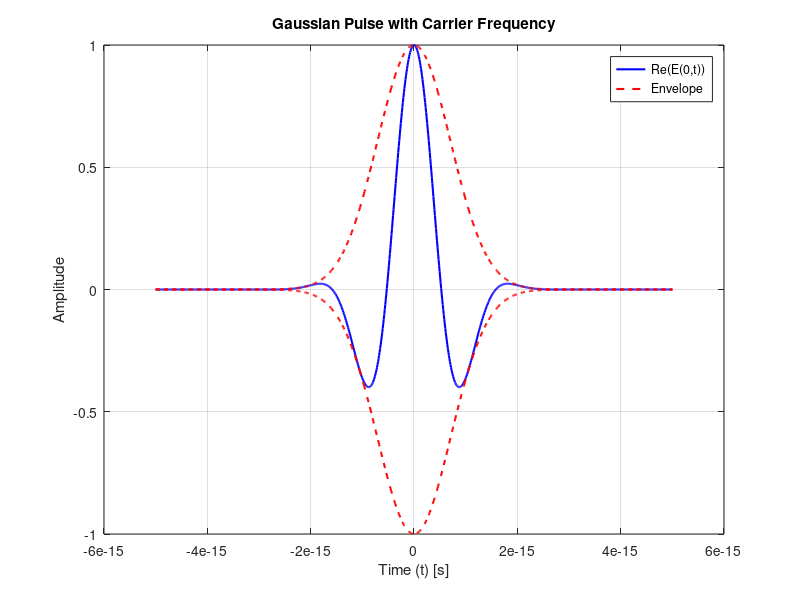

Recreate this plot in MATLAB.
% 定义参数
A0 = 1; % 振幅
T = 1e-15; % 设定时间尺度参数，假设T为1 fs
omega0 = 2.9767e15; % 角频率 (rad/s)

% 定义时间范围
t = linspace(-5*T, 5*T, 1000); % 在较宽的范围内取点

% 计算复高斯脉冲
E_t = A0 * exp(-t.^2 / T^2) .* exp(-1i * omega0 * t);

% 计算实部和包络
E_real = real(E_t);
Envelope = abs(A0 * exp(-t.^2 / T^2));

% 绘制图像
figure;
plot(t, E_real, 'b', 'LineWidth', 1.5); hold on;
plot(t, Envelope, 'r--', 'LineWidth', 1.5); % 绘制包络
plot(t, -Envelope, 'r--', 'LineWidth', 1.5); % 绘制包络
grid on;
xlabel('Time (t) [s]');
ylabel('Amplitude');
title('Gaussian Pulse with Carrier Frequency');
legend('Re(E(0,t))', 'Envelope', 'Location', 'best');
